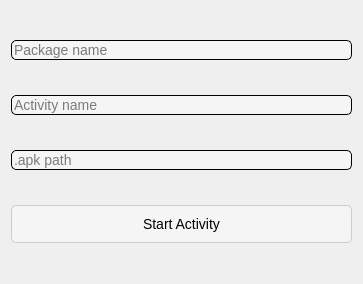
<?xml version="1.0" encoding="UTF-8"?>
<ui version="4.0">
 <class>apk_window</class>
 <widget class="QDialog" name="apk_window">
  <property name="geometry">
   <rect>
    <x>0</x>
    <y>0</y>
    <width>363</width>
    <height>284</height>
   </rect>
  </property>
  <property name="windowTitle">
   <string>Dialog</string>
  </property>
  <layout class="QGridLayout" name="gridLayout">
   <item row="0" column="0">
    <widget class="QLineEdit" name="le_packageName">
     <property name="styleSheet">
      <string notr="true">    background-color: #f5f5f5; /* белый фон по умолчанию */
    color: black;
    font-size: 14px;
	border: 1px solid ;
    border-radius: 5px;
</string>
     </property>
     <property name="placeholderText">
      <string>Package name</string>
     </property>
    </widget>
   </item>
   <item row="1" column="0">
    <widget class="QLineEdit" name="le_activName">
     <property name="styleSheet">
      <string notr="true">    background-color: #f5f5f5; /* белый фон по умолчанию */
    color: black;
    font-size: 14px;
	border: 1px solid ;
    border-radius: 5px;
</string>
     </property>
     <property name="placeholderText">
      <string>Activity name</string>
     </property>
    </widget>
   </item>
   <item row="2" column="0">
    <widget class="QLineEdit" name="le_apkPath">
     <property name="styleSheet">
      <string notr="true">    background-color: #f5f5f5; /* белый фон по умолчанию */
    color: black;
    font-size: 14px;
	border: 1px solid ;
    border-radius: 5px;
</string>
     </property>
     <property name="placeholderText">
      <string>.apk path</string>
     </property>
    </widget>
   </item>
   <item row="3" column="0">
    <widget class="QPushButton" name="pb_start">
     <property name="styleSheet">
      <string notr="true">QPushButton {
    background-color: #f5f5f5; /* белый фон по умолчанию */
    color: black;
    font-size: 14px;
	border: 1px solid #ccc;
    border-radius: 5px;
    padding: 10px;
}

QPushButton:hover {
    background-color: #e6e6e6; /* Тёмно-белый фон при наведении */
}</string>
     </property>
     <property name="text">
      <string>Start Activity</string>
     </property>
    </widget>
   </item>
  </layout>
 </widget>
 <resources/>
 <connections/>
</ui>
